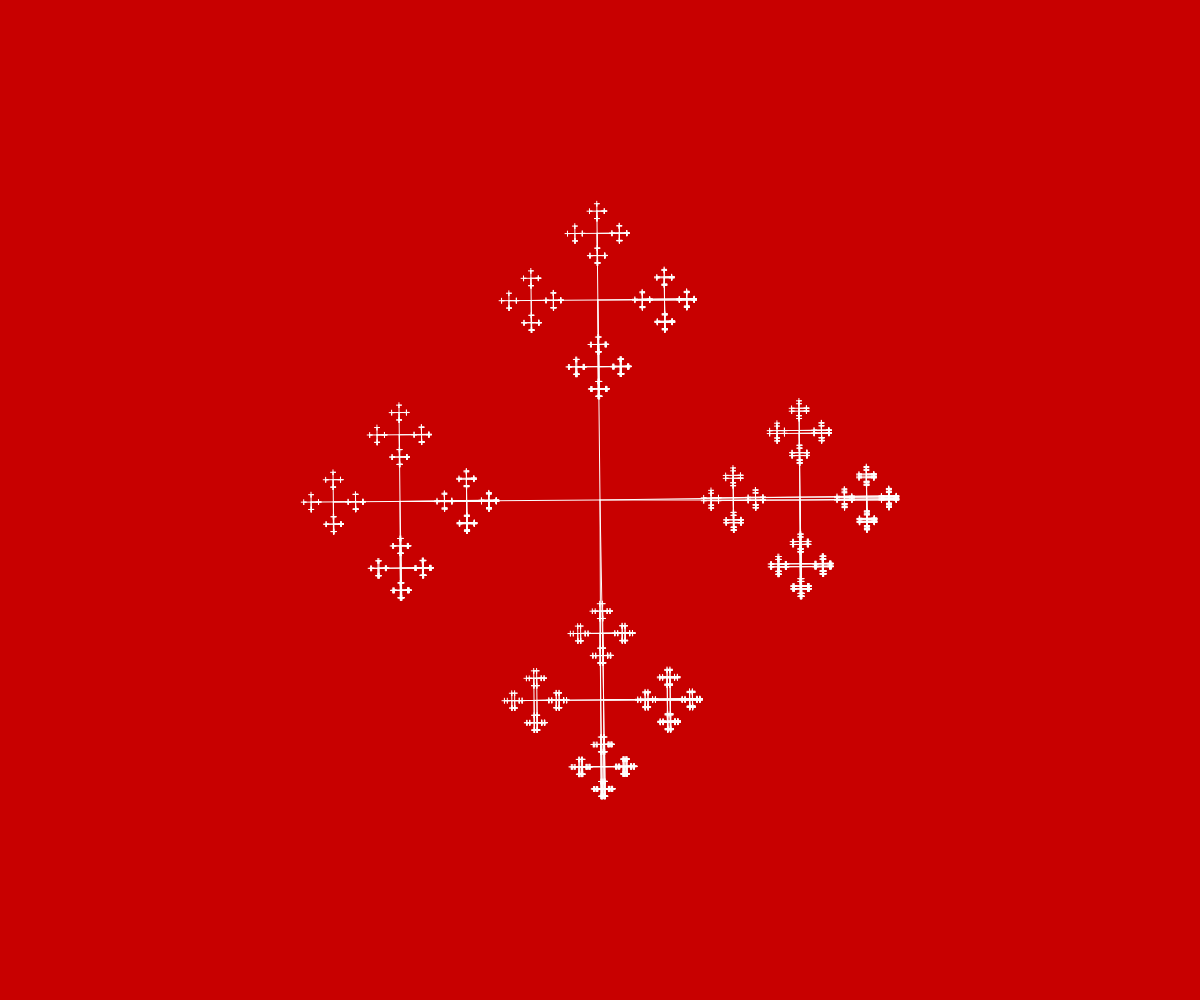
Frame 1 (no input)
Frame 60 (no input): identical to frame 1, image omitted
Frame 120 (the mouse pressed at the canvas centre since frame 60): identical to frame 1, image omitted

The p5.js sketch that drew this single still picture (run headless with seeded random() and noise() and a simulated clock; from frame 60 on, the mouse is pressed at the canvas centre):

// p5.js sketch
// ── sketch.js
let angleSlider;

function setup() {
  createCanvas(windowWidth, windowHeight);

  // Crea un deslizador para controlar el ángulo
  angleSlider = createSlider(0, TWO_PI, PI / 6, 0.01);
  angleSlider.position(10, height + 10);
  angleSlider.style('width', '80px');
}

function draw() {
  background(200, 0, 0);

  // Obtiene el valor actual del deslizador
  angle = angleSlider.value();

  snowflake(width / 2, height / 2, 200);
}

function snowflake(x, y, len) {
  // Dibuja un copo de nieve en la posición (x, y) y con longitud len
  stroke(255);
  noFill();
  drawFractal(x, y, len);
}

function drawFractal(x, y, len) {
  if (len < 1) {
    return;
  }

  // Dibuja una rama del copo de nieve
  let angleIncrement = TWO_PI / 6;
  for (let i = 0; i < 6; i++) {
    let newX = x + len * cos(i * angle + angleIncrement * i);
    let newY = y + len * sin(i * angle + angleIncrement * i);
    line(x, y, newX, newY);
    drawFractal(newX, newY, len / 3);
  }
}
